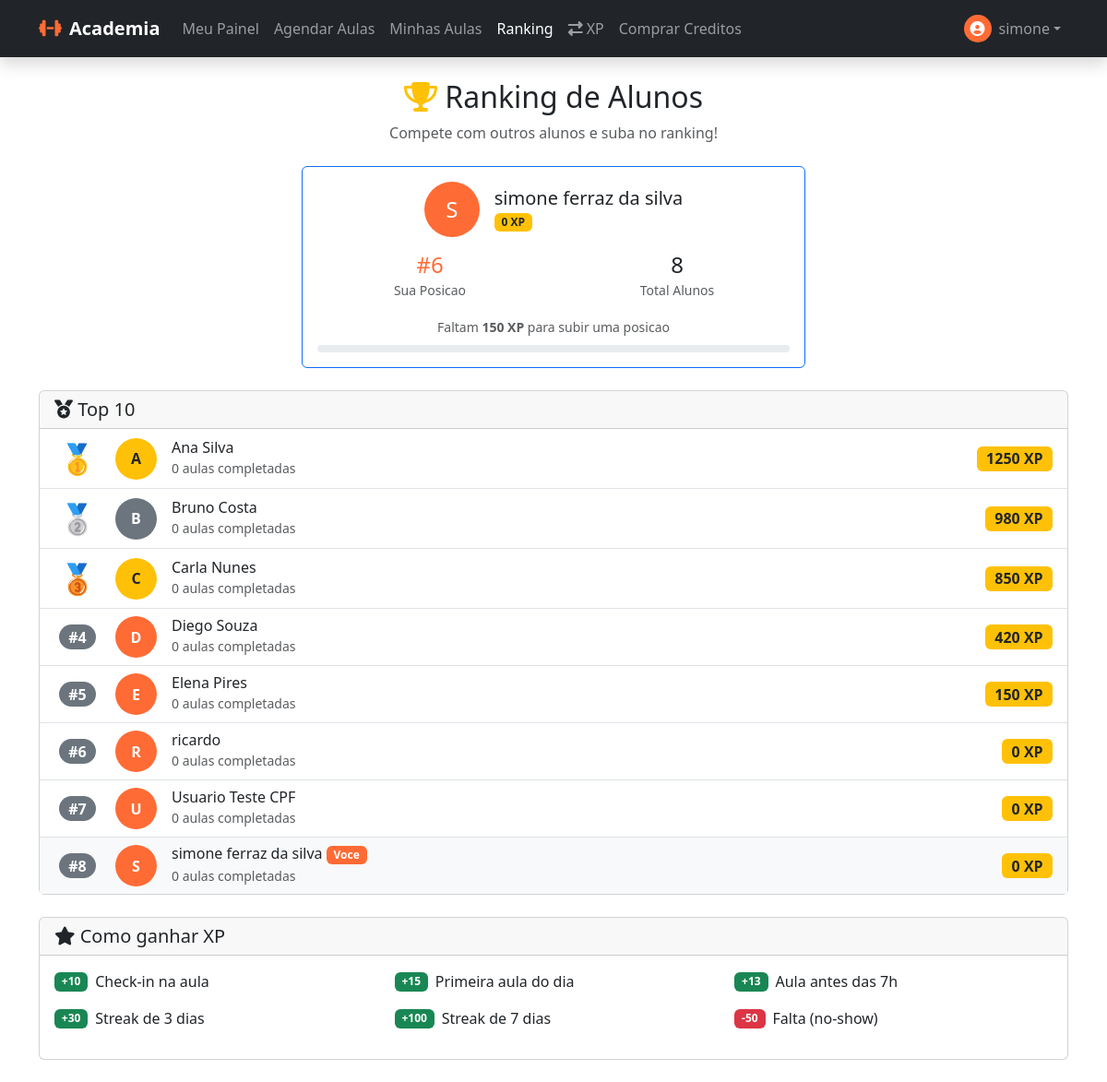
/student/ranking (signed in), run on the app's committed database.
### app/models/user.py (models this page shows, shortened)
class User(UserMixin, db.Model):
    __tablename__ = 'users'
    id = db.Column(db.Integer, primary_key=True)
    name = db.Column(db.String(100), nullable=False)
    email = db.Column(db.String(120), unique=True, nullable=False)
    phone = db.Column(db.String(20), nullable=False)
    password_hash = db.Column(db.String(256), nullable=False)
    cpf = db.Column(db.String(14), nullable=True)  # Formato: 123.456.789-00
    role = db.Column(db.String(20), default='student')
    xp = db.Column(db.Integer, default=0)  # XP total historico (para ranking)
    level = db.Column(db.Integer, default=1)
    xp_available = db.Column(db.Integer, default=0)  # XP disponivel para conversao (janela 3 meses)
    credits_balance = db.Column(db.Integer, default=0)  # Total de creditos ativos (wallets)
    photo_url = db.Column(db.String(255))
    is_active = db.Column(db.Boolean, default=True)
    created_at = db.Column(db.DateTime, default=datetime.utcnow)
    updated_at = db.Column(db.DateTime, default=datetime.utcnow, onupdate=datetime.utcnow)
    last_login = db.Column(db.DateTime)
    @property
    def is_admin(self):
        return self.role == 'admin'
    @property
    def is_student(self):
        return self.role == 'student'
    @property
    def is_instructor(self):
        return self.role == 'instructor'

### app/routes/student.py (the view)
@student_bp.route('/ranking')
@login_required
def ranking():
    top_users = User.query.filter_by(
        role='student',
        is_active=True
    ).order_by(User.xp.desc()).limit(10).all()
    user_rank = db.session.query(
        func.count(User.id)
    ).filter(
        User.role == 'student',
        User.xp > current_user.xp
    ).scalar() + 1
    next_user = User.query.filter(
        User.role == 'student',
        User.xp > current_user.xp
    ).order_by(User.xp).first()
    xp_to_next = (next_user.xp - current_user.xp) if next_user else 0
    total_students = User.query.filter_by(role='student', is_active=True).count()
    return render_template('student/ranking.html',
        top_users=top_users,
        user_rank=user_rank,
        xp_to_next=xp_to_next,
        total_students=total_students
    )

### app/templates/student/ranking.html (shortened to what this page needs)
{% extends "base.html" %}
{% block content %}
<div class="container py-4">
    <div class="text-center mb-4">
        <h2><i class="fas fa-trophy text-warning"></i> Ranking de Alunos</h2>
        <p class="text-muted">Compete com outros alunos e suba no ranking!</p>
    </div>
    <div class="row justify-content-center mb-4">
        <div class="col-md-6">
            <div class="card border-primary">
                <div class="card-body text-center">
                    <div class="d-flex justify-content-center align-items-center mb-3">
                        <div class="bg-primary text-white rounded-circle d-flex align-items-center justify-content-center me-3" style="width: 60px; height: 60px; font-size: 1.5rem;">
                            {{ current_user.name[0].upper() }}
                        </div>
                        <div class="text-start">
                            <h5 class="mb-0">{{ current_user.name }}</h5>
                            <span class="badge bg-warning text-dark">{{ current_user.xp }} XP</span>
                        </div>
                    </div>
                    <div class="row text-center">
                        <div class="col-6">
                            <h4 class="mb-0 text-primary">#{{ user_rank }}</h4>
                            <small class="text-muted">Sua Posicao</small>
                        </div>
                        <div class="col-6">
                            <h4 class="mb-0">{{ total_students }}</h4>
                            <small class="text-muted">Total Alunos</small>
                        </div>
                    </div>
                    {% if xp_to_next > 0 %}
                    <div class="mt-3">
                        <small class="text-muted">Faltam <strong>{{ xp_to_next }} XP</strong> para subir uma posicao</small>
                        <div class="progress mt-2" style="height: 8px;">
                        </div>
                    </div>
                    {% endif %}
                </div>
            </div>
        </div>
    </div>
    <div class="card">
        <div class="card-header">
            <h5 class="mb-0"><i class="fas fa-medal"></i> Top 10</h5>
        </div>
        <div class="card-body p-0">
            <div class="list-group list-group-flush">
                {% for user in top_users %}
                <div class="list-group-item d-flex align-items-center {% if user.id == current_user.id %}bg-light{% endif %}">
                    <div class="me-3 text-center" style="width: 50px;">
                        {% if loop.index == 1 %}
                        <span style="font-size: 2rem;">🥇</span>
                        {% elif loop.index == 2 %}
                        <span style="font-size: 2rem;">🥈</span>
                        {% elif loop.index == 3 %}
                        <span style="font-size: 2rem;">🥉</span>
                        {% else %}
                        <span class="badge bg-secondary rounded-pill" style="font-size: 1rem;">#{{ loop.index }}</span>
                        {% endif %}
                    </div>
                    <div class="rounded-circle d-flex align-items-center justify-content-center me-3
                                {% if loop.index == 1 %}bg-warning text-dark{% elif loop.index == 2 %}bg-secondary text-white{% elif loop.index == 3 %}bg-warning text-dark{% else %}bg-primary text-white{% endif %}"
                         style="width: 45px; height: 45px; font-weight: bold;">
                        {{ user.name[0].upper() }}
                    </div>
                    <div class="flex-grow-1">
                        <h6 class="mb-0">
                            {{ user.name }}
                            {% if user.id == current_user.id %}
                            <span class="badge bg-primary">Voce</span>
                            {% endif %}
                        </h6>
                        <small class="text-muted">
                            {{ Booking.query.filter_by(user_id=user.id, status='completed').count() if Booking else 0 }} aulas completadas
                        </small>
                    </div>
                    <div class="text-end">
                        <span class="badge bg-warning text-dark" style="font-size: 1rem;">
                            {{ user.xp }} XP
                        </span>
                    </div>
                </div>
                {% endfor %}
            </div>
        </div>
    </div>
    <div class="card mt-4">
        <div class="card-header">
            <h5 class="mb-0"><i class="fas fa-star"></i> Como ganhar XP</h5>
        </div>
        <div class="card-body">
            <div class="row">
                <div class="col-md-4 mb-3">
                    <div class="d-flex align-items-center">
                        <span class="badge bg-success me-2">+10</span>
                        <span>Check-in na aula</span>
                    </div>
                </div>
                <div class="col-md-4 mb-3">
                    <div class="d-flex align-items-center">
                        <span class="badge bg-success me-2">+15</span>
                        <span>Primeira aula do dia</span>
                    </div>
                </div>
                <div class="col-md-4 mb-3">
                    <div class="d-flex align-items-center">
                        <span class="badge bg-success me-2">+13</span>
                        <span>Aula antes das 7h</span>
                    </div>
                </div>
                <div class="col-md-4 mb-3">
                    <div class="d-flex align-items-center">
                        <span class="badge bg-success me-2">+30</span>
                        <span>Streak de 3 dias</span>
                    </div>
                </div>
                <div class="col-md-4 mb-3">
                    <div class="d-flex align-items-center">
                        <span class="badge bg-success me-2">+100</span>
                        <span>Streak de 7 dias</span>
                    </div>
                </div>
                <div class="col-md-4 mb-3">
                    <div class="d-flex align-items-center">
                        <span class="badge bg-danger me-2">-50</span>
                        <span>Falta (no-show)</span>
                    </div>
                </div>
            </div>
        </div>
    </div>
</div>
{% endblock %}

### app/templates/includes/navbar.html (shortened to what this page needs)
<nav class="navbar navbar-expand-lg navbar-dark bg-dark sticky-top shadow">
    <div class="container">
        <a class="navbar-brand d-flex align-items-center" href="{{ url_for('marketing.index') }}">
            <i class="fas fa-dumbbell me-2 text-primary"></i>
            <span class="fw-bold">Academia</span>
        </a>
        <div class="collapse navbar-collapse" id="mainNavbar">
            <ul class="navbar-nav me-auto">
                {% if current_user.is_authenticated %}
                {% if current_user.is_admin %}
                <li class="nav-item">
                    <a class="nav-link {% if 'admin.dashboard' in request.endpoint %}active{% endif %}"
                        href="{{ url_for('admin.dashboard') }}">Painel Admin</a>
                </li>
                {% elif current_user.is_instructor %}
                <li class="nav-item">
                    <a class="nav-link {% if 'instructor.dashboard' in request.endpoint %}active{% endif %}"
                        href="{{ url_for('instructor.dashboard') }}">Minhas Aulas</a>
                </li>
                {% else %}
                <li class="nav-item">
                    <a class="nav-link {% if request.endpoint == 'student.dashboard' %}active{% endif %}"
                        href="{{ url_for('student.dashboard') }}">Meu Painel</a>
                </li>
                <li class="nav-item">
                    <a class="nav-link {% if request.endpoint == 'student.schedule' %}active{% endif %}"
                        href="{{ url_for('student.schedule') }}">Agendar Aulas</a>
                </li>
                <li class="nav-item">
                    <a class="nav-link {% if request.endpoint in ['student.my_bookings', 'student.my_recurring'] %}active{% endif %}"
                        href="{{ url_for('student.my_bookings') }}">Minhas Aulas</a>
                </li>
                <li class="nav-item">
                    <a class="nav-link {% if request.endpoint == 'student.ranking' %}active{% endif %}"
                        href="{{ url_for('student.ranking') }}">Ranking</a>
                </li>
                <li class="nav-item">
                    <a class="nav-link {% if request.endpoint == 'student.xp_credits' %}active{% endif %}"
                        href="{{ url_for('student.xp_credits') }}">
                        <i class="fas fa-exchange-alt me-1"></i>XP
                    </a>
                </li>
                <li class="nav-item">
                    <a class="nav-link {% if 'shop' in request.endpoint %}active{% endif %}"
                        href="{{ url_for('shop.packages') }}">Comprar Creditos</a>
                </li>
                {% endif %}
                {% else %}
                <li class="nav-item">
                    <a class="nav-link {% if 'shop' in request.endpoint %}active{% endif %}"
                        href="{{ url_for('shop.packages') }}">Planos e Preços</a>
                </li>
                {% endif %}
            </ul>
            <div class="navbar-nav align-items-center">
                {% if current_user.is_authenticated %}
                <div class="nav-item dropdown">
                    <a class="nav-link dropdown-toggle d-flex align-items-center" href="#" id="userDropdown"
                        role="button" data-bs-toggle="dropdown">
                        <div class="avatar-xs me-2 bg-primary rounded-circle d-flex align-items-center justify-content-center text-white"
                            style="width: 30px; height: 30px;">
                            <i class="fas fa-user-circle"></i>
                        </div>
                        <span>{{ current_user.name.split()[0] }}</span>
                    </a>
                </div>
                {% else %}
                <a class="nav-link me-2" href="{{ url_for('auth.login') }}">Entrar</a>
                <a class="btn btn-primary btn-sm px-3 rounded-pill" href="{{ url_for('auth.register') }}">Começar
                    Agora</a>
                {% endif %}
            </div>
        </div>
    </div>
</nav>

### app/templates/base.html (style rules this page uses)
:root { --primary-color: #FF6B35; --secondary-color: #004E89; }
body { min-height: 100vh; display: flex; flex-direction: column; }
.text-primary { color: var(--primary-color) !important; }
.bg-primary { background-color: var(--primary-color) !important; }

### data on the page
User: name "simone", name "S", name "simone ferraz da silva", xp "0", shows "Voce", query.filter_by "0"
User: name "A", name "Ana Silva", query.filter_by "0", xp "1250"
User: name "B", name "Bruno Costa", query.filter_by "0", xp "980"
User: name "C", name "Carla Nunes", query.filter_by "0", xp "850"
User: name "D", name "Diego Souza", query.filter_by "0", xp "420"
User: name "E", name "Elena Pires", query.filter_by "0", xp "150"
User: name "R", name "ricardo", query.filter_by "0", xp "0"
User: name "U", name "Usuario Teste CPF", query.filter_by "0", xp "0"

### other printed values
{{ user_rank }} "6"
{{ total_students }} "8"
{{ xp_to_next }} "150"
